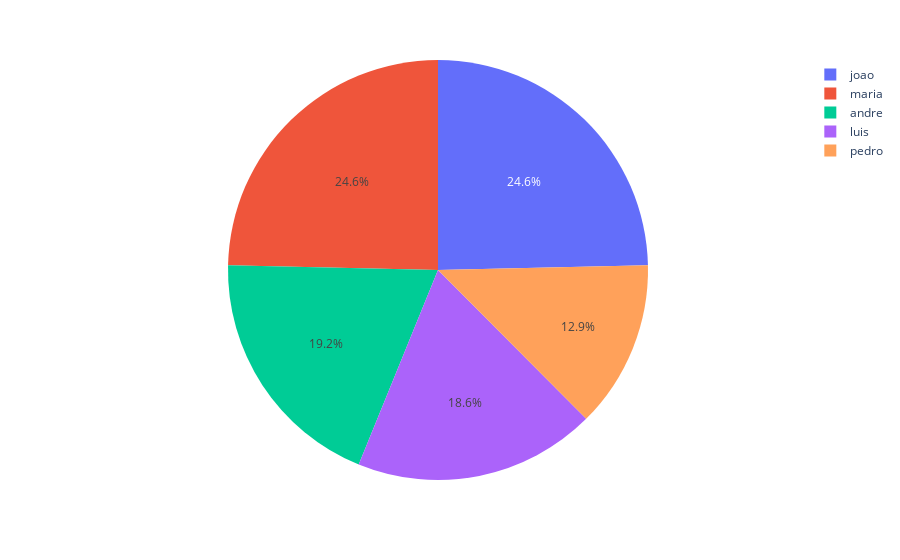

The notebook cell this image was saved under:
### Code cell
fig = px.pie(
  data_frame=df,
  values="nota",
  names="nome",
)

fig.show()

### Figure 1 — Plotly figure (JSON) as saved in the notebook; plotly's stock layout.template omitted (floating-point values rounded to 4 significant figures)
{"data": [{"domain": {"x": [0, 1], "y": [0, 1]}, "hovertemplate": "nome=%{label}<br>nota=%{value}<extra></extra>", "labels": ["joao", "andre", "pedro", "maria", "luis"], "legendgroup": "", "name": "", "showlegend": true, "type": "pie", "values": [8.6, 6.7, 4.5, 8.6, 6.5]}], "layout": {"legend": {"tracegroupgap": 0}, "margin": {"t": 60}}}
